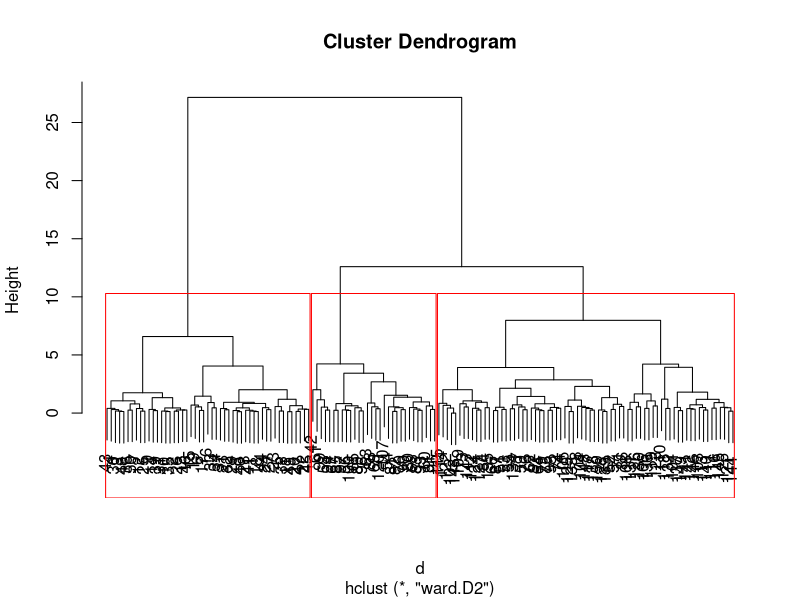
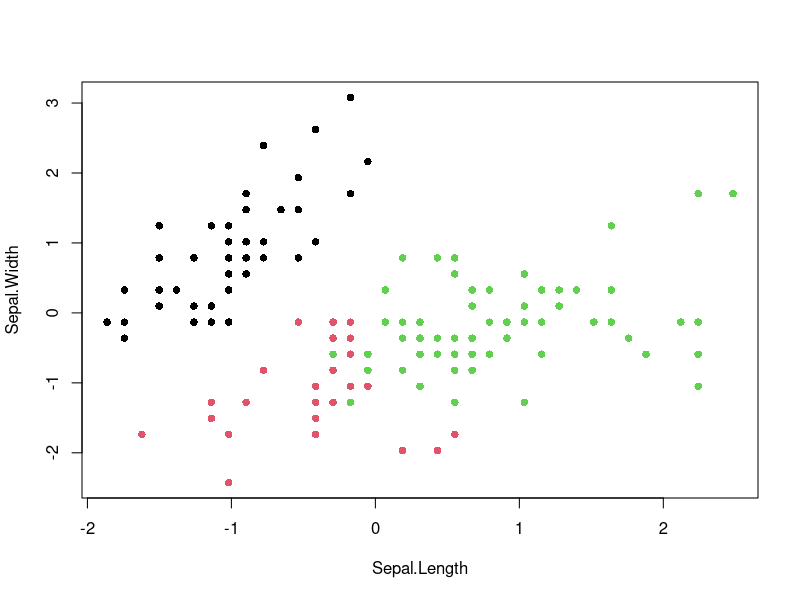
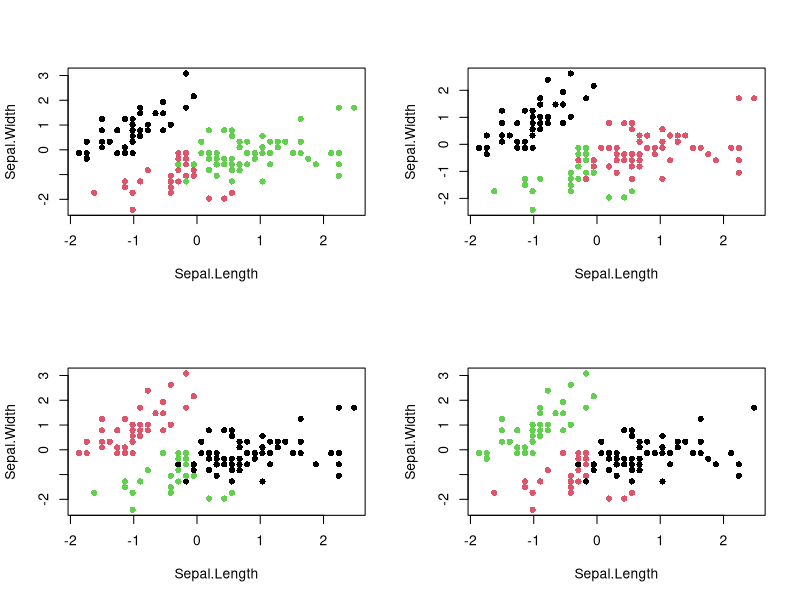
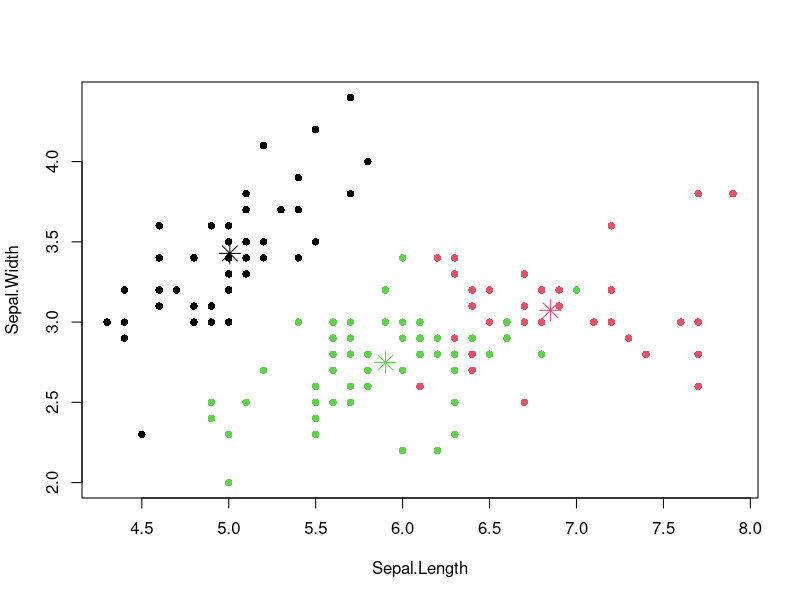
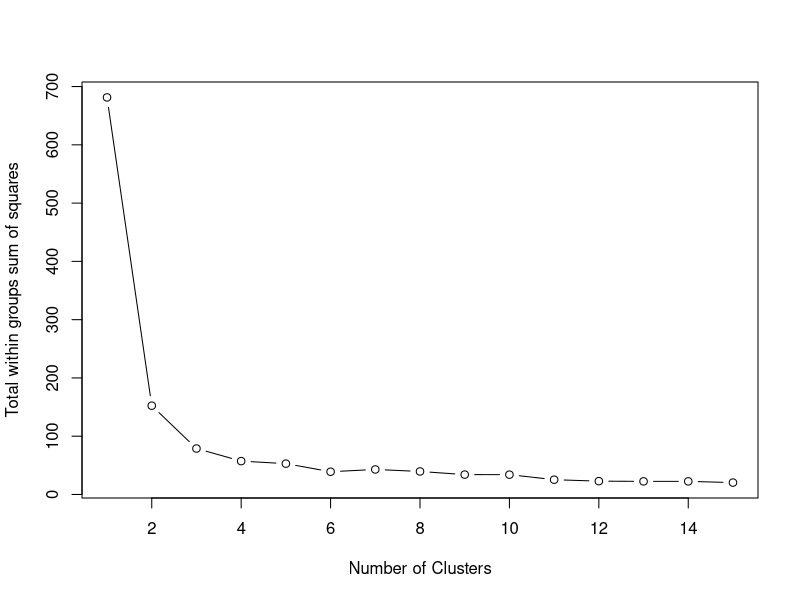
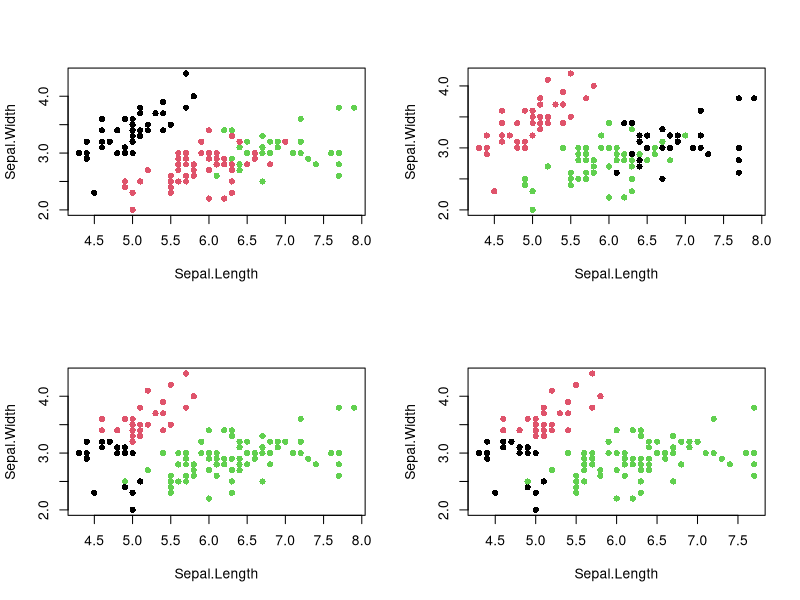

These charts were generated, in order, by the following R code:
# Removing all the variables from the workspace
rm(list=ls(all=TRUE))

# To specify seeds
set.seed(1234)

# Taking iris data
data <- iris
head(data)

# Drop class labels (Species)
data$Species <- NULL
head(data)
dim(data)

# Standardize variables using scale function 
#-------------------
# Understand scale function 
x <- matrix(1:10, ncol = 2)
x
scale(x, scale = F)

scale(x, center=F,scale = F)

scale(x, scale = T)
scale(x, center=F,scale = T)
rm(x)
#-------------------
data1 = data #For k-means clustering

data <- data.frame(scale(data))
data


# ---------Hierarchical Clustering-----------------#
# Calculate distance
d <- dist(data, method = "euclidean") 
d

# Ward Hierarchical Clustering
fit <- hclust(d, method="ward.D2")

# display dendogram
plot(fit)

# draw dendogram with red borders around the 3 clusters
rect.hclust(fit, k=3, border="red") 

# cut tree into 3 clusters
cluster_Num <- cutree(fit, k=3) 
cluster_Num

data = data.frame(data, cluster_Num)

plot(data[c("Sepal.Length", "Sepal.Width")],
     col = data$cluster_Num, pch = 16)

## Stability of the clusters
# We will randomly sample 135 datapoints and plot the clusters to visualise
par(mfrow = c(2, 2))

set.seed(1234)
for (i in 1:4){
  # Randomly sample 135 data points
  sample_data = data[sample(1:nrow(data), 135),] 
  d <- dist(sample_data, method = "euclidean") 
  fit <- hclust(d, method="ward.D2")
  cluster_Num <- cutree(fit, k=3)
  #plot each sample to visualise the clusters
  plot(sample_data[,c("Sepal.Length", "Sepal.Width")] , 
       col = cluster_Num, pch = 16)
  #The clusters obtained look stable
}
#resetting to original
par(mfrow = c(1,1))
rm(sample_data)


# ---------k-means Clustering-----------------#
# Running kmeans 
clus <- kmeans(data1, 3)
clus

clus$cluster

table(clus$cluster)
clus$size

# Calculation of cluster centers
x = split(data1, clus$cluster)
x
class(x)
class(x[[1]])
sapply(x, function(x) scale(x, scale = FALSE)) 
rm(x)

clus$centers

# Calculation of betweenss
clus$cluster
clus$centers
x = clus$centers[clus$cluster,]
x
scale(x, scale = FALSE)
scale(x, scale = TRUE)
scale(x, scale = FALSE)^2
sum(scale(x, scale = FALSE)^2)
rm(x)
clus$betweenss

# Calculation of withinss
x = split(data1, clus$cluster)
x
sapply(x, function(x) sum(scale(x, scale = FALSE)^2)) 
rm(x)

clus$withinss

# Calculation of total withinss
sum(clus$withinss)
clus$tot.withinss

# Calculation of totalss
clus$tot.withinss +  clus$betweenss
clus$totss

# Check clustering result against class labels (Species)
table(clus$clus, iris$Species)

# Observation
#   Class "setosa" can be easily separated from the other clusters
#   Classes "versicolor" and "virginica" are to a small degree overlapped with each other.

plot(data1[c("Sepal.Length", "Sepal.Width")], 
     col = clus$cluster, pch = 16)
points(clus$centers[, c("Sepal.Length", "Sepal.Width")],
       col = 1:3, pch = 8, cex = 2) # plot cluster centers
rm(clus)

# Identifying right number of clusters
tot.wss <- 0
set.seed(1234)
for (i in 1:15) {
  tot.wss[i] <- kmeans(data1,centers=i)$tot.withinss
}

plot(1:15, tot.wss, 
     type="b", 
     xlab="Number of Clusters",
     ylab="Total within groups sum of squares") 
rm(i, tot.wss)
# Cluster may vary based on the where inition cluster center are picked 
# So, re-run the above code multiple time with different set.seed and find the right K

# From the above analysis k = 3 looks better 
# K-Means Cluster Analysis

clus <- kmeans(data1, 3) # 3 cluster solution

# append cluster numbers
data1 <- data.frame(data1, "cluster_Num" = clus$cluster) 
head(data1)

rm(clus)

## Stability of the clusters
# We will randomly sample 135 datapoints and plot the kmeans clusters to visualise
par(mfrow = c(2, 2))

set.seed(1234)
for (i in 1:4){
  # Randomly sample 135 data points
  sample_data = data1[sample(1:nrow(data1), 135),] 
  #Based on domain knowledge, we will go with 3 as the cluster numbers
  clus <- kmeans(sample_data, 3)
  #plot each sample to visualise the clusters
  plot(sample_data[,c("Sepal.Length", "Sepal.Width")] , col = clus$cluster, pch = 16)
  #Here clusters in Figures 2,3 and 4 look stable
}

#resetting to original
par(mfrow = c(1,1))

# ------------------------------------end------------------------------------------------------------------------------


